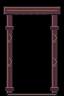

The image is a tile-based game level rendered from a .tmx file. Its description and complete source (layers, tilesets, objects, tile grids) follow:
An orthogonal 2x3 tile map with 32x32 px tiles, 1 tile layer (Assembly), 3 tilesets.

<map version="1.10" orientation="orthogonal" renderorder="right-down" width="2" height="3" tilewidth="32" tileheight="32" infinite="0" nextlayerid="2" nextobjectid="1">
  <tileset firstgid="1" source="../floors.tsx" />
  <tileset firstgid="321" source="../walls.tsx" />
  <tileset firstgid="961" source="../architecture.tsx" />
  <layer id="1" name="Assembly" width="2" height="3">
    <data encoding="csv">
1217,1218,
1233,1234,
1249,1250
</data>
  </layer>
</map>
